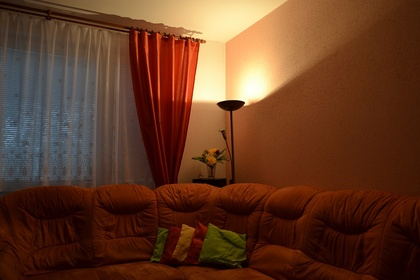
%> input picture Img/1.JPG, 420 x 280 px, shrunk from 1152 x 768 before the run
$ octave test.m   (GNU Octave 9; MATLAB toolbox functions it lacks are replaced by stand-ins)
%> lines starting %> are read from the running program, lines starting %| are printed output that depends on the picture
close all

I1 = imread('Img/1.jpg');
%> I1 is the input picture: size 280x420x3 uint8; mean R, G, B 98.8, 57.9, 36
I2 = imread('Img/2.jpg');
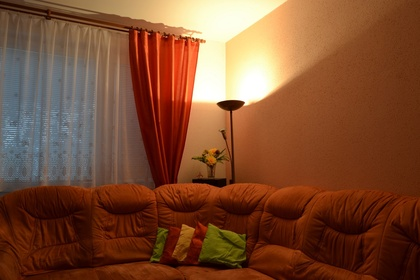
%> input picture Img/2.JPG, 420 x 280 px, shrunk from 1152 x 768 before the run
%> I2 is the input picture: size 280x420x3 uint8; mean R, G, B 124.2, 75.7, 49
I3 = imread('Img/3.jpg');
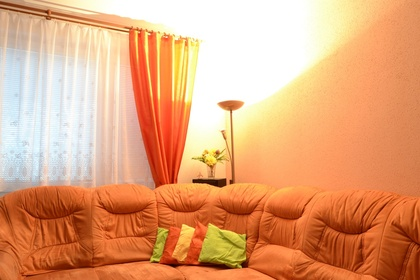
%> input picture Img/3.JPG, 420 x 280 px, shrunk from 1152 x 768 before the run
%> I3 is the input picture: size 280x420x3 uint8; mean R, G, B 226.9, 163.5, 120.7

inf1 = imfinfo('Img/1.jpg');
inf2 = imfinfo('Img/2.jpg');
inf3 = imfinfo('Img/3.jpg');

Imgs = zeros(3,size(I1,1),size(I1,2),size(I1,3));
Imgs(1,:,:,:) = I1;
Imgs(2,:,:,:) = I2;
Imgs(3,:,:,:) = I3;
%> (the run ends here)
